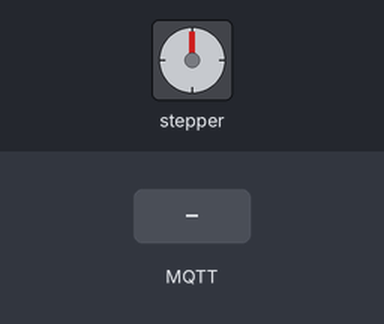
A sketch run on a simulated ESP8266 (NodeMCU). Parts: stepper motor. Wiring (inferred from the names in the program): stepper motor driver (200 steps per turn assumed): step GPIO 2; direction GPIO 4; enable GPIO 5. The inputs (shaded band) are chosen by the test bench. WiFi joins after 1.5 s; servers stay silent unless stated; no MQTT or app messages arrive unless stated; what the sketch prints to the serial monitor is not drawn.

Above: at 2.7 s.
2.8 s: MQTT message "ON" arrives on the first subscribed topic
At 2.95 s:
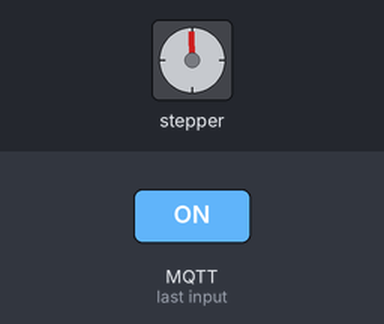
At 3.85 s:
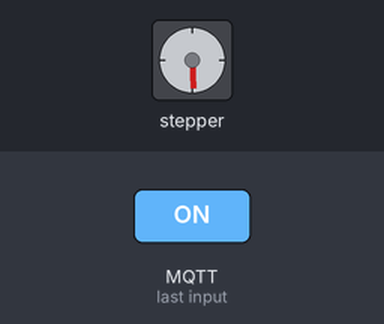
5.8 s: MQTT message "OFF" arrives on the first subscribed topic
At 6.25 s:
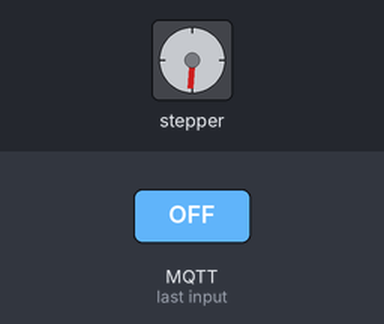
8.8 s: MQTT message "ON" arrives on the first subscribed topic
Timing chart, 0 to 16.7 s (numbered marks = the images above; inputs shaded):
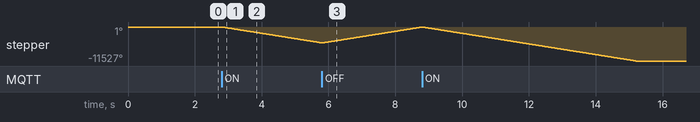

The sketch:

StepMotor_Ceiliing.ino
```cpp
#include <ESP8266WiFi.h>
#include <PubSubClient.h>

// 핀 설정 (DRV8825용)
const int dirPin = 4;   // DIR 핀 (GPIO 4)
const int stepPin = 2;  // 스텝 핀 (GPIO 2)
const int enablePin = 5; // ENABLE 핀 (GPIO 5)

// 한 바퀴당 스텝 수 (NEMA17 모터의 경우 200 스텝)
const float STEPS_PER_REV = 200;
const float NUM_OF_REVS = 32; // 32바퀴
// 한 바퀴당 필요한 스텝 수
const float totalSteps = STEPS_PER_REV * NUM_OF_REVS;

// 모터 속도를 설정 (딜레이 값, 마이크로초)
const int stepDelay = 1000;  // 모터 속도 설정 (딜레이를 늘림)

// Wi-Fi credentials
const char* ssid = "pi";
const char* password = "xodn010219";

// MQTT Broker settings
const char* mqtt_server = "192.168.137.106";
const char* mqtt_topic = "nodemcu/ceiling";
const char* client_id = "Ceiling_1";

// Wi-Fi and MQTT clients
WiFiClient espClient;
PubSubClient client(espClient);

// 상태 변수
bool motorActivated = false;
int stepsLeft = totalSteps;  // 남은 스텝 수
unsigned long previousStepTime = 0;  // 이전 스텝을 실행한 시간 기록
bool mqttConnected = false;  // MQTT 연결 상태 추적
bool wifiConnected = false;  // Wi-Fi 연결 상태 추적
bool lastCommandWasOff = false;  // 마지막 명령이 OFF였는지 추적 (시작 시 OFF로 설정)

// Function prototypes
void rotateMotorAsync(int stepsToMove, int speed);
void connectToMQTT();
void callback(char* topic, byte* payload, unsigned int length);

void setup() {
  // GPIO 핀 설정
  pinMode(stepPin, OUTPUT);
  pinMode(dirPin, OUTPUT);
  pinMode(enablePin, OUTPUT); // ENABLE 핀 설정
  digitalWrite(enablePin, HIGH);  // 처음에는 모터 전류 차단

  // 시리얼 통신 시작
  Serial.begin(9600);

  // Wi-Fi 연결
  WiFi.begin(ssid, password);
  while (WiFi.status() != WL_CONNECTED) {
    delay(500);
    Serial.print(".");
  }
  Serial.println("Wi-Fi 연결됨!");
  WiFi.setSleepMode(WIFI_NONE_SLEEP);

  // MQTT 설정
  client.setServer(mqtt_server, 1883);
  client.setCallback(callback);

  // MQTT 연결 시도
  connectToMQTT();
}

void callback(char* topic, byte* payload, unsigned int length) {
  String message;
  for (int i = 0; i < length; i++) {
    message += (char)payload[i];
  }

  Serial.println("메시지 도착: " + message);

  // 'ON' 메시지 수신 시 모터를 시계 방향으로 회전
  if (message == "ON" && !motorActivated && lastCommandWasOff == false) {
    motorActivated = true;
    stepsLeft = totalSteps;  // 스텝 수 초기화
    digitalWrite(enablePin, LOW);  // 모터 전류 공급 (ENABLE LOW)
    rotateMotorAsync(totalSteps, stepDelay);  // 시계 방향 회전
    lastCommandWasOff = true;  // 마지막 명령을 OFF로 설정
    Serial.println("모터 ON: 시계 방향으로 회전 중");
  }

  // 'OFF' 메시지 수신 시 모터를 반시계 방향으로 회전
  else if (message == "OFF" && motorActivated && lastCommandWasOff == true) {
    motorActivated = false;
    stepsLeft = totalSteps;  // 스텝 수 초기화
    digitalWrite(enablePin, LOW);  // 모터 전류 공급 (ENABLE LOW)
    rotateMotorAsync(-totalSteps, stepDelay);  // 반시계 방향 회전
    lastCommandWasOff = false;  // 마지막 명령을 ON으로 설정
    Serial.println("모터 OFF: 반시계 방향으로 회전 중");
  }
}

void rotateMotorAsync(int stepsToMove, int speed) {
  int direction = (stepsToMove > 0) ? LOW : HIGH;  // 방향 결정
  digitalWrite(dirPin, direction);
  stepsLeft = abs(stepsToMove);  // 남은 스텝 수 설정
  previousStepTime = millis();  // 시작 시간 설정
}

void handleMotor() {
  if (stepsLeft > 0) {
    unsigned long currentTime = millis();
    if (currentTime - previousStepTime >= (stepDelay / 1000)) {  // 논블로킹 딜레이 처리
      previousStepTime = currentTime;

      // STEP 핀에 펄스 발생
      digitalWrite(stepPin, HIGH);
      delayMicroseconds(10);  // 짧은 펄스 유지 시간
      digitalWrite(stepPin, LOW);

      stepsLeft--;  // 남은 스텝 수 감소

      // 모든 스텝이 끝나면 모터 비활성화
      if (stepsLeft == 0) {
        digitalWrite(enablePin, HIGH);  // 모터 전류 차단 (ENABLE HIGH)
        Serial.println("모터 전류 차단: ENABLE 핀 HIGH");
      }
    }
  }
}

void connectToMQTT() {
  if (!mqttConnected) {
    while (!client.connected()) {
      Serial.print("MQTT 연결 중...");
      if (client.connect(client_id)) {
        Serial.println("MQTT 연결됨!");
        client.subscribe(mqtt_topic);
        mqttConnected = true;
      } else {
        Serial.print("연결 실패, rc=");
        Serial.print(client.state());
        delay(5000);  // 연결 재시도
      }
    }
  }
}

void checkWiFiAndReconnect() {
  if (WiFi.status() != WL_CONNECTED && wifiConnected) {
    Serial.println("Wi-Fi 연결 끊김, 재연결 중...");
    WiFi.disconnect();
    WiFi.begin(ssid, password);
    while (WiFi.status() != WL_CONNECTED) {
      delay(500);
    }
    Serial.println("Wi-Fi 재연결 성공");
  }
}

void loop() {
  checkWiFiAndReconnect();

  if (!client.connected()) {
    mqttConnected = false;  // MQTT 연결이 끊겼다고 설정
    connectToMQTT();
  }

  client.loop();  // MQTT 통신 처리
  handleMotor();  // 논블로킹 모터 처리
}
```

Measured:
- after the input at 2.8 s, stepper: keeps turning counter-clockwise at about 1801°/s, starting at once
